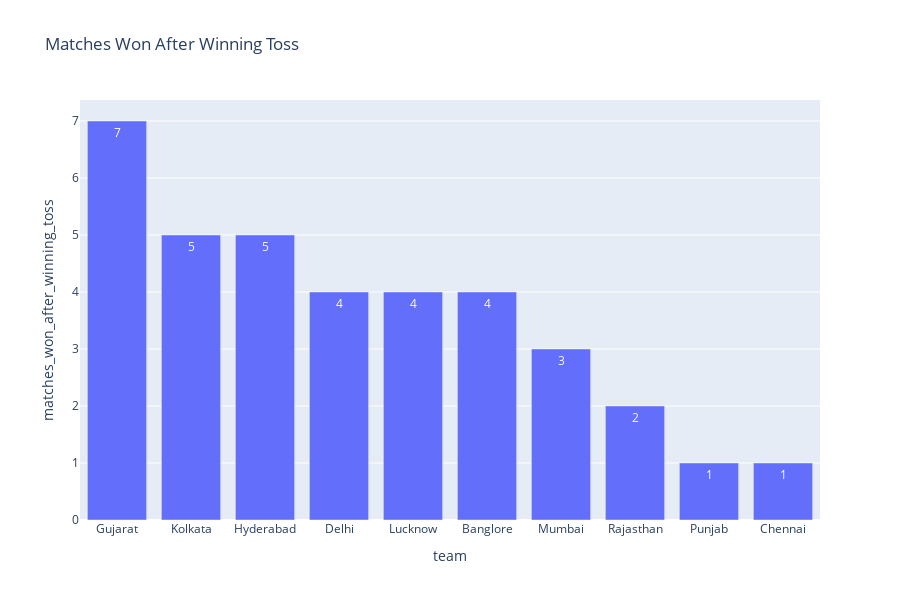

The notebook cell this image was saved under:
### Code cell
toss_impact = df[df['toss_winner'] == df['match_winner']]
toss_win_count = toss_impact['toss_winner'].value_counts().reset_index()
toss_win_count.columns = ['team', 'matches_won_after_winning_toss']

fig = px.bar(toss_win_count, x='team', y='matches_won_after_winning_toss',
             title='Matches Won After Winning Toss', text='matches_won_after_winning_toss',height=600)
fig.show()

### Figure 1 — Plotly figure (JSON) as saved in the notebook; plotly's stock layout.template omitted (floating-point values rounded to 4 significant figures)
{"data": [{"alignmentgroup": "True", "hovertemplate": "team=%{x}<br>matches_won_after_winning_toss=%{text}<extra></extra>", "legendgroup": "", "marker": {"color": "#636efa", "pattern": {"shape": ""}}, "name": "", "offsetgroup": "", "orientation": "v", "showlegend": false, "text": [7, 5, 5, 4, 4, 4, 3, 2, 1, 1], "textposition": "auto", "type": "bar", "x": ["Gujarat", "Kolkata", "Hyderabad", "Delhi", "Lucknow", "Banglore", "Mumbai", "Rajasthan", "Punjab", "Chennai"], "xaxis": "x", "y": [7, 5, 5, 4, 4, 4, 3, 2, 1, 1], "yaxis": "y"}], "layout": {"barmode": "relative", "height": 600, "legend": {"tracegroupgap": 0}, "title": {"text": "Matches Won After Winning Toss"}, "xaxis": {"anchor": "y", "domain": [0, 1], "title": {"text": "team"}}, "yaxis": {"anchor": "x", "domain": [0, 1], "title": {"text": "matches_won_after_winning_toss"}}}}
